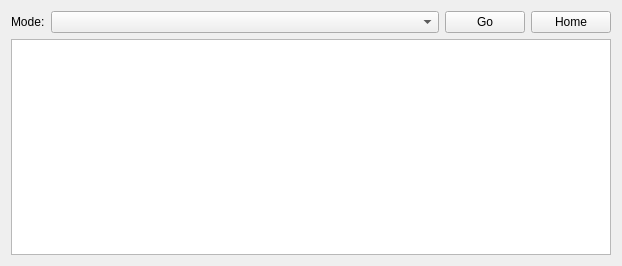
<?xml version="1.0" encoding="UTF-8"?>
<ui version="4.0">
 <class>FileManager</class>
 <widget class="QWidget" name="FileManager">
  <property name="geometry">
   <rect>
    <x>0</x>
    <y>0</y>
    <width>622</width>
    <height>266</height>
   </rect>
  </property>
  <property name="windowTitle">
   <string>Form</string>
  </property>
  <layout class="QVBoxLayout" name="verticalLayout">
   <item>
    <layout class="QHBoxLayout" name="horizontalLayout">
     <item>
      <widget class="QLabel" name="lbMode">
       <property name="text">
        <string>Mode:</string>
       </property>
      </widget>
     </item>
     <item>
      <widget class="QComboBox" name="comboBox">
       <property name="sizePolicy">
        <sizepolicy hsizetype="Expanding" vsizetype="Fixed">
         <horstretch>0</horstretch>
         <verstretch>0</verstretch>
        </sizepolicy>
       </property>
      </widget>
     </item>
     <item>
      <widget class="QPushButton" name="btnVisit">
       <property name="text">
        <string>Go</string>
       </property>
      </widget>
     </item>
     <item>
      <widget class="QPushButton" name="btnHome">
       <property name="text">
        <string>Home</string>
       </property>
      </widget>
     </item>
    </layout>
   </item>
   <item>
    <widget class="QTableWidget" name="tableWidget"/>
   </item>
  </layout>
 </widget>
 <resources/>
 <connections/>
</ui>
